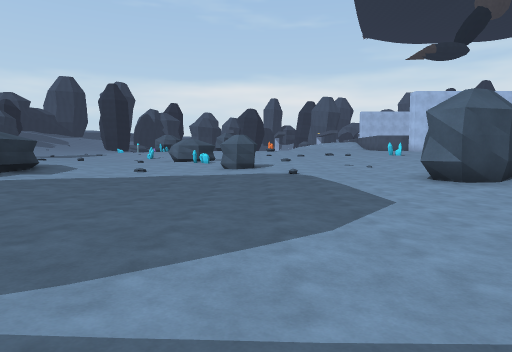
View 1 (above)

23 first-person views from a walk through a Unity game level. The camera is 1.2 m above the floor, tilts 4° down and sees 75° across. The floor is counted in squares, 2 m on a side. Each view is taken from the middle of a square. On the plan, view 1 faces up. The plan holds only what a view shows up to about 10 squares ahead; the rest is blank. The place goes on beyond the plan. The player is left out. Some animated figures are left out.

View 2
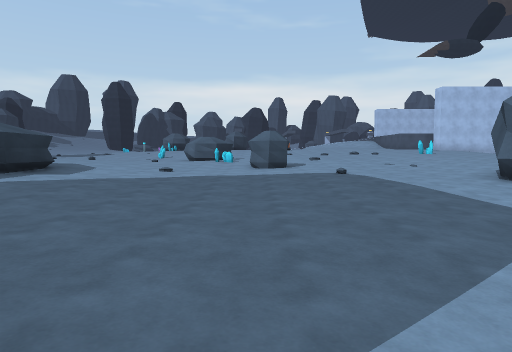

View 3
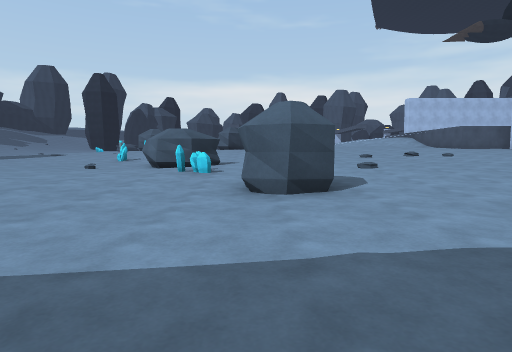

View 4
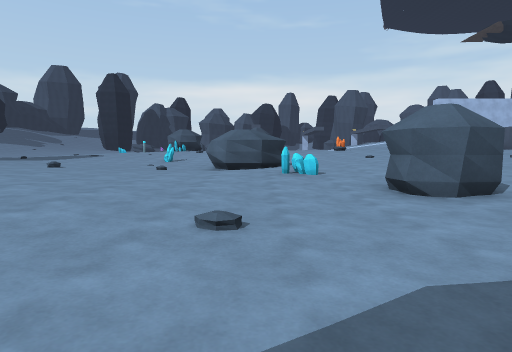

View 5
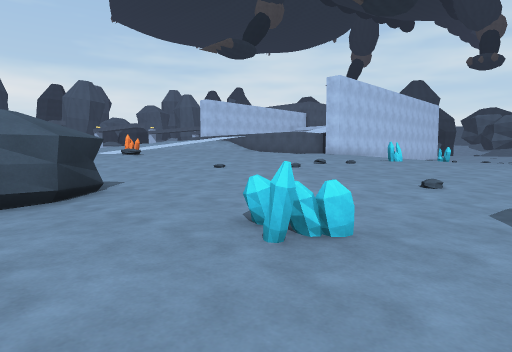

View 6
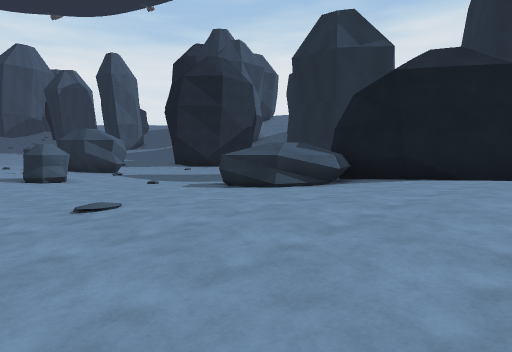

View 7
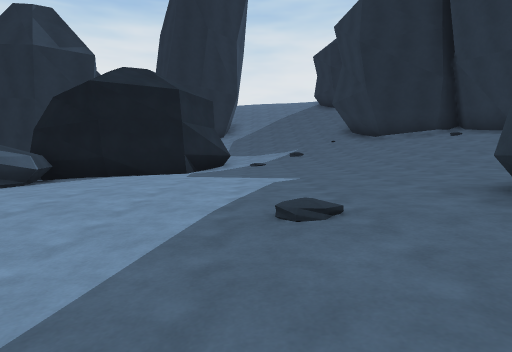

View 8
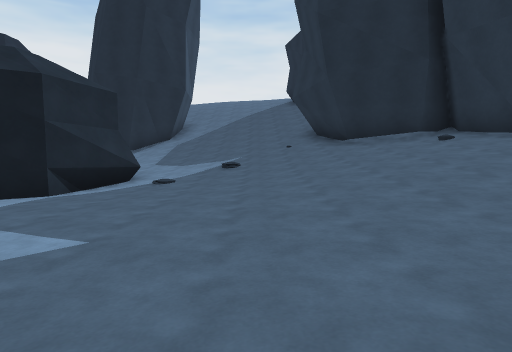

View 9
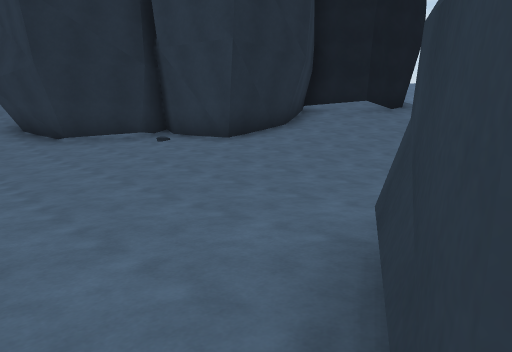

View 10
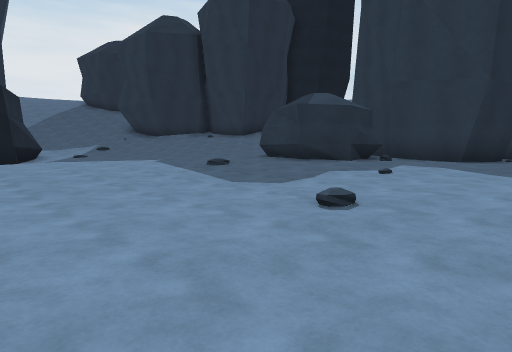

View 11
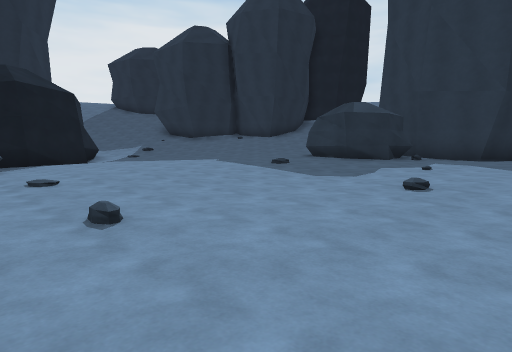

View 12
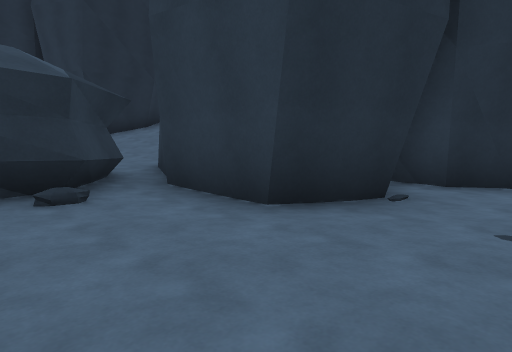

View 13
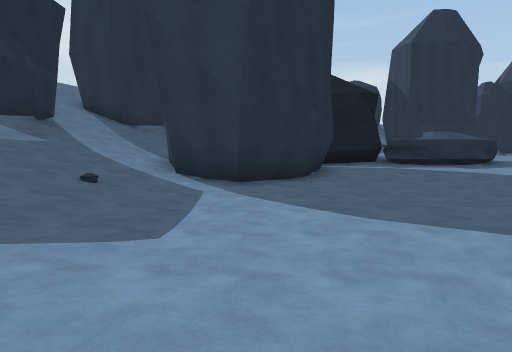

View 14
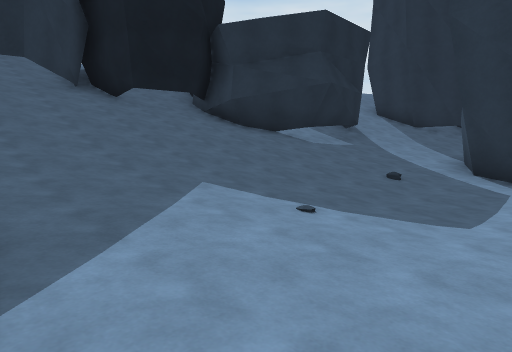

View 15
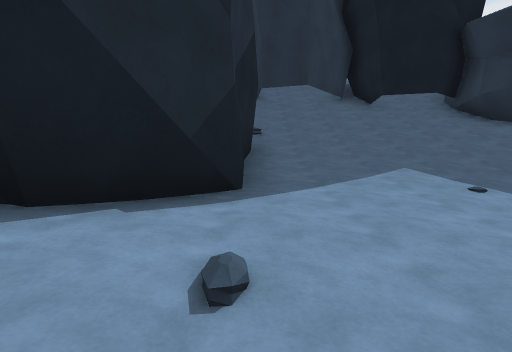

View 16
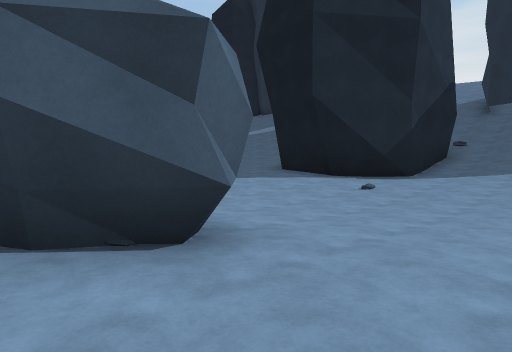

View 17
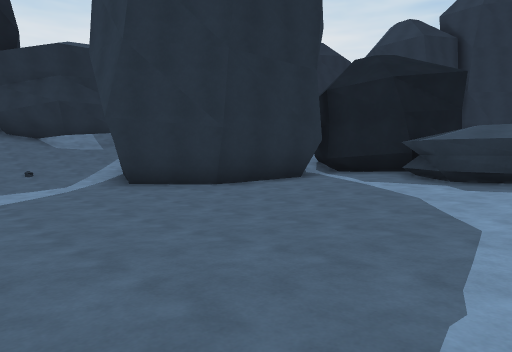

View 18
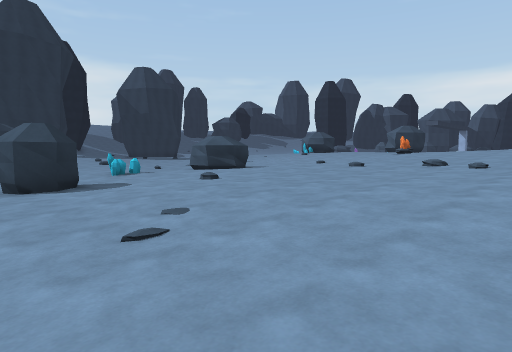

View 19
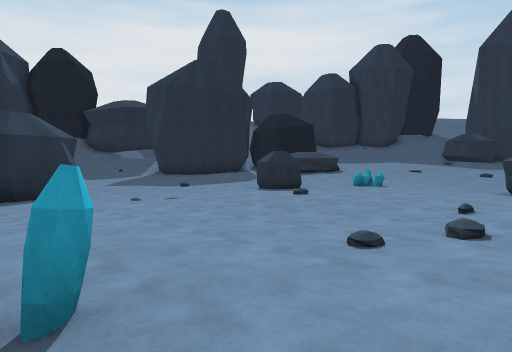

View 20
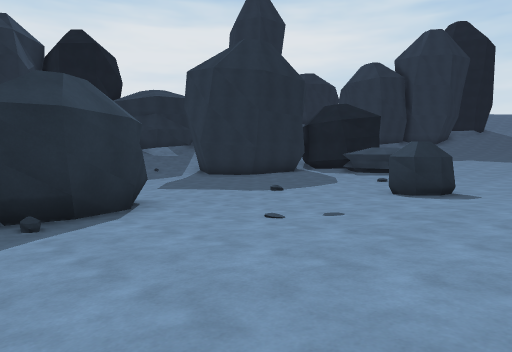

View 21
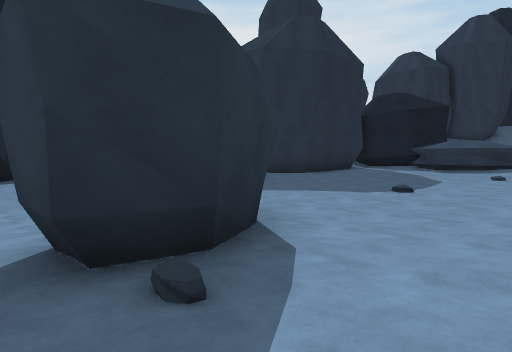

View 22
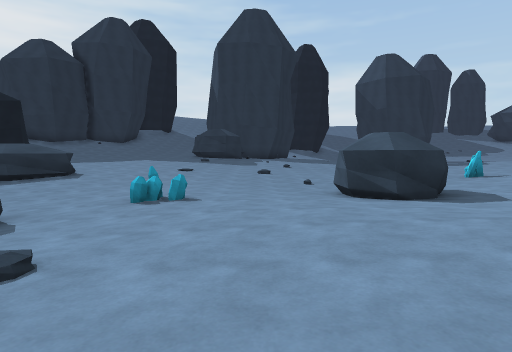

View 23
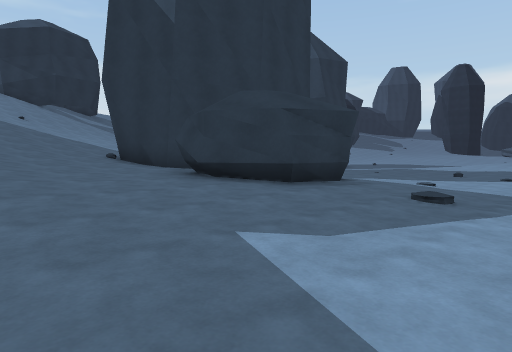

### Floor plan
Key: @ floor where view 1 was taken; # wall or solid block; . main floor; - floor 0.25 m lower than the main floor; : floor 0.5 m higher than the main floor; + floor 0.75 m higher than the main floor; _ floor 0.75 m lower than the main floor; * floor 1.25 m higher than the main floor; < floor 1.25 m lower than the main floor; % floor 1.75 m higher than the main floor; & floor 2 m higher than the main floor; / step, stairs or slope; = window, fence, low wall or low ledge; ^ raised ledge; O other object.
Columns run from 21 left of view 1 to 7 right of it. Each row starts with its distance up from view 1.
 18  ........------   O-......:::
 17 ..........-----__OOO...../..O
 16 ###.......-----___--.........
 15   #........-----_----........
 14   #:##:......------O--.......
 13  ######:......-----O------...
 12 ##+###::......-----_O_-------
 11 *+++++::.......---__OO____---
 10 /*++++::......---____________
  9 /%*+++::.....^^^-_________##_
  8 //%*++::.....^ #_________O##_
  7 /&%%*++:.....^##_________O#__
  6 ##&%*++:...####-____________
  5  #&%%*+::.##  #_________<<<__
  4  ##&%*+/:##   ###______<<<<__
  3  ###&//++:    #####___<<<<___
  2    ##////+        #__<<<____#
  1     #             #___<____##
  0                  ##__@_____
 -1                //...-------#
 -2                ////:......##
 -3                //===/////:/
 -4                /#####//////
 -5                     #//////
 -6                     #==//#/
 -7                      ##/##
 -8                       ###

Positions as (right, up) in squares from view 1, and headings:
1: (0, 0), facing up
2: (-1, 1), facing up
3: (-1, 7), facing up
4: (-3, 7), facing up
5: (-4, 12), facing up-right
6: (-12, 14), facing down-right
7: (-13, 15), facing down
8: (-15, 12), facing down
9: (-15, 12), facing down-left
10: (-9, 18), facing down-left
11: (-7, 18), facing down-left
12: (-16, 18), facing down-left
13: (4, 2), facing left
14: (5, 2), facing down-left
15: (5, 4), facing down
16: (2, 9), facing down-right
17: (1, 9), facing down-left
18: (6, 10), facing up-left
19: (7, 18), facing down-left
20: (7, 14), facing down-left
21: (7, 11), facing down-left
22: (3, 15), facing left
23: (-12, 8), facing up-left
